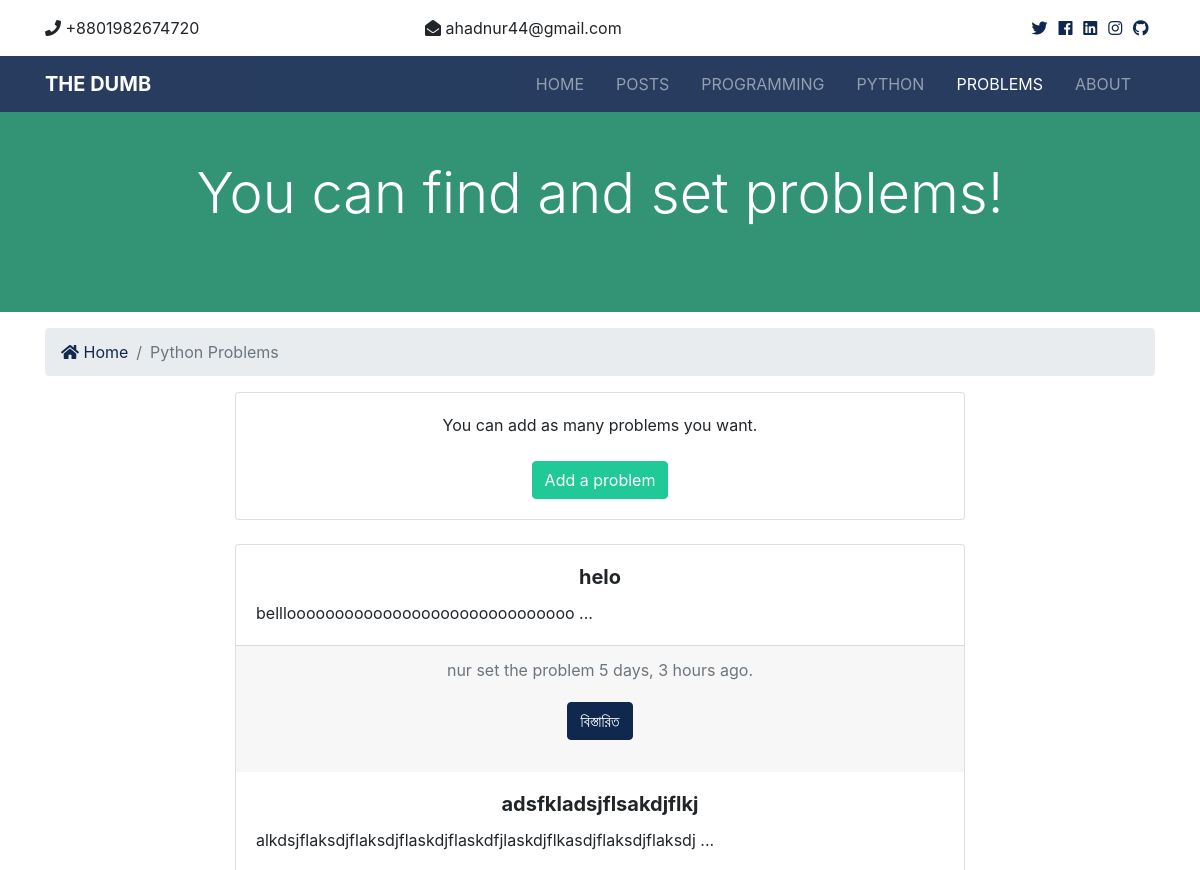
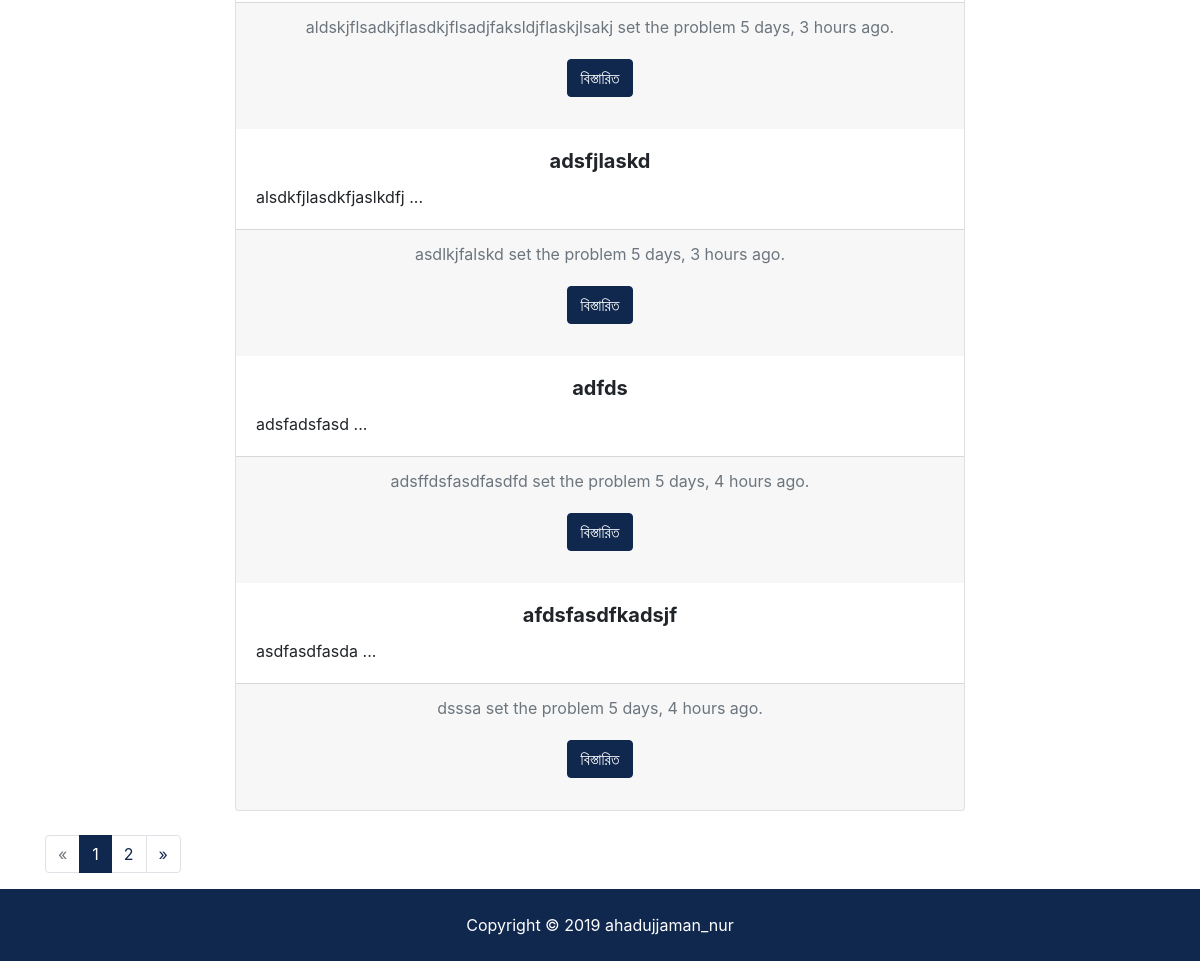
/problems/, run on an earlier commit of the app's database (2 pictures, top to bottom).
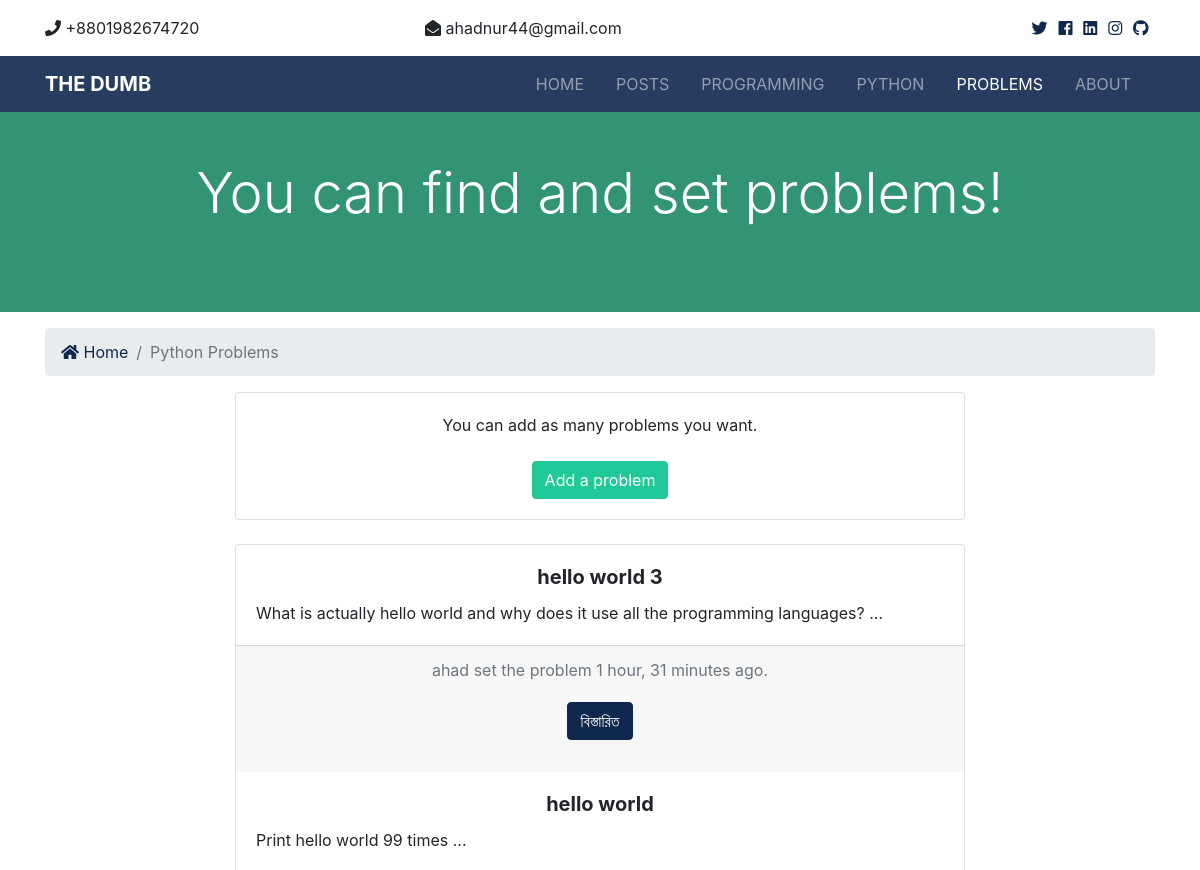
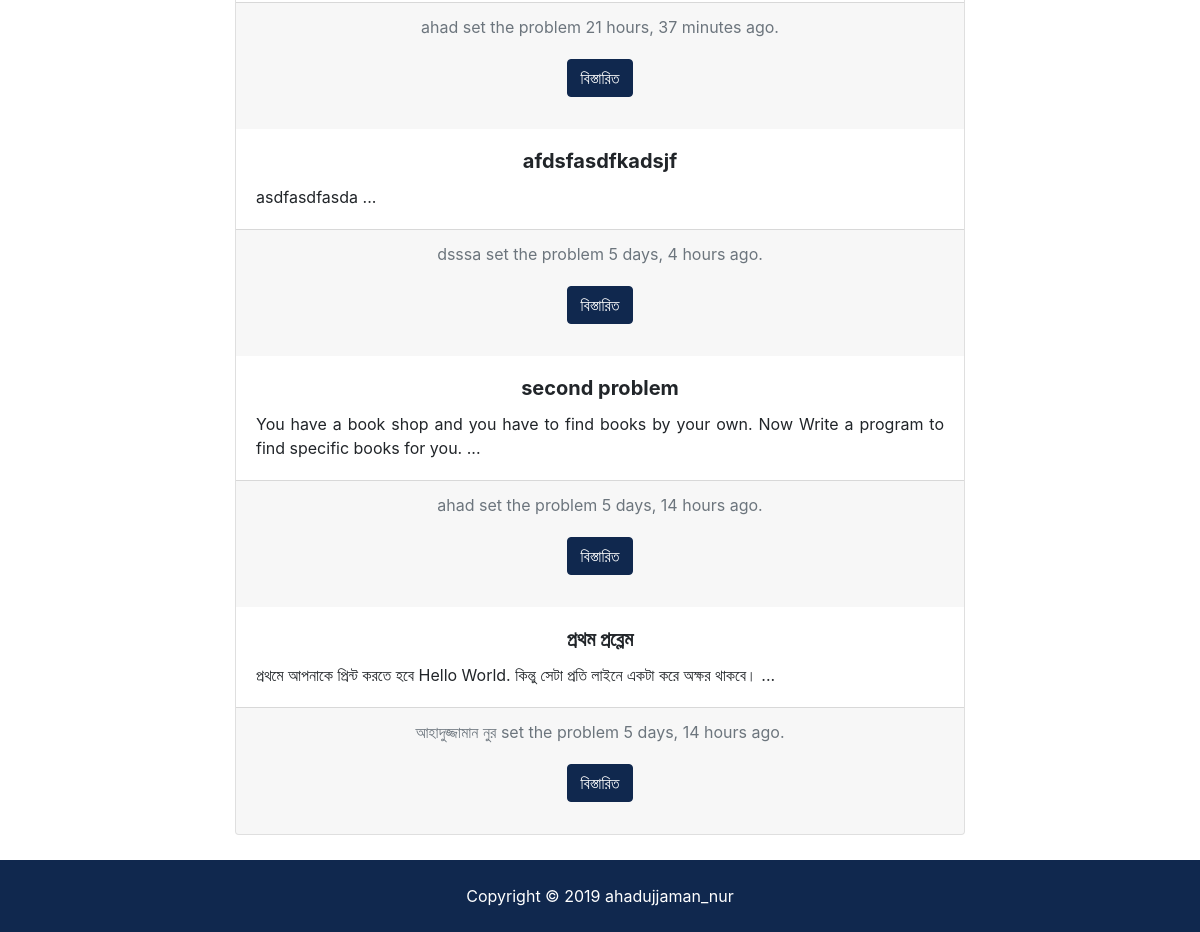
And on a later commit of the database (2 pictures, top to bottom).
### problem/models.py (models this page shows, shortened)
class Problem(models.Model):
    title = models.CharField(max_length=100)
    slug = models.SlugField(max_length=100, null=True, blank=True)
    body = models.TextField()
    problem_setter = models.CharField(max_length=100)
    time = models.DateTimeField(default=datetime.now, blank=True)
    def body_preview(self):
        return self.body[:250]

### problem/views.py (the view)
# urls.py: path('', views.index, name='index'),
def index(request):
    problems = Problem.objects.order_by('-time')
    paginator = Paginator(problems, 5)
    page = request.GET.get('page')
    paged_problems = paginator.get_page(page)
    context = {
        'problems': paged_problems
    }
    return render(request, 'problem/problems.html', context)

### templates/problem/problems.html (shortened to what this page needs)
{% extends 'base.html' %}
{% load humanize %}
{% block content %}
<section id="showcase-inner" class="py-5 text-white">
    <div class="container">
        <div class="row text-center">
            <div class="col-md-12">
                <h1 class="display-4">You can find and set problems!</h1>
            </div>
        </div>
    </div>
</section>
<section id="bc" class="mt-3">
    <div class="container">
        <nav aria-label="breadcrumb">
            <ol class="breadcrumb">
                <li class="breadcrumb-item">
                    <a href="{% url 'index' %}">
                        <i class="fas fa-home"></i> Home</a>
                </li>
                <li class="breadcrumb-item active">Python Problems</li>
            </ol>
        </nav>
    </div>
</section>
<div class="container">
    <div class="row">
        <div class="col-lg-8 col-md-10 mx-auto">
            <div class="card text-center">
                <div class="card-body">
                    <span>You can add as many problems you want.</span><br><br>
                    <a class="btn btn-success" href="{% url 'add_problem' %}">Add a problem</a>
                </div>
            </div>
            <br>
            <div class="card text-center">
                {% if problems %}
                {% for problem in problems %}
                <div class="card-body">
                    <h5 class="card-title"><b>{{ problem.title }}</b></h5>
                    <div align="justify">
                        <p class="card-text">{{ problem.body_preview | safe }} ...</p>
                    </div>
                </div>
                <div class="card-footer text-muted">
                    {{ problem.problem_setter }} set the problem {{ problem.time | timesince}} ago.
                    <div class="card-body">
                        <a href="{% url 'problem' problem.slug %}" class="btn btn-primary">বিস্তারিত</a>
                    </div>
                </div>
                {% endfor %}
                {% else %}
                <div class="card-body">
                    <h5 class="card-title">
                        No Problems Are Available!
                    </h5>
                </div>
                {% endif %}
            </div>
        </div>
    </div>
</div>
<br>
<div class="container">
    <div class="row">
        <div class="col-md-12">
            {% if problems.has_other_pages %}
            <ul class="pagination">
                {% if problems.has_previous %}
                <li class="page-item">
                    <a href="?page={{problems.previous_page_number}}" class="page-link">&laquo;</a>
                </li>
                {% else %}
                <li class="page-item disabled">
                    <a class="page-link">&laquo;</a>
                </li>
                {% endif %}
                {% for i in problems.paginator.page_range %}
                {% if problems.number == i %}
                <li class="page-item active">
                    <a class="page-link">{{i}}</a>
                </li>
                {% else %}
                <li class="page-item">
                    <a href="?page={{i}}" class="page-link">{{i}}</a>
                </li>
                {% endif %}
                {% endfor %}
                {% if problems.has_next %}
                <li class="page-item">
                    <a href="?page={{problems.next_page_number}}" class="page-link">&raquo;</a>
                </li>
                {% else %}
                <li class="page-item disabled">
                    <a class="page-link">&raquo;</a>
                </li>
                {% endif %}
            </ul>
            {% endif %}
        </div>
    </div>
</div>
{% endblock %}

What changed in the data, as far as the page shows it:
removed Problem: title "helo", body_preview "bellloooooooooooooooooooooooooooooo", problem_setter "nur", time "5 days, 3 hours"
removed Problem: title "adsfkladsjflsakdjflkj", body_preview "alkdsjflaksdjflaksdjflaskdjflaskdfjlaskdjflkasdjflaksdjflaksdj", problem_setter "aldskjflsadkjflasdkjflsadjfaksldjflaskjlsakj", time "5 days, 3 hours"
removed Problem: title "adsfjlaskd", body_preview "alsdkfjlasdkfjaslkdfj", problem_setter "asdlkjfalskd", time "5 days, 3 hours"
removed Problem: title "adfds", body_preview "adsfadsfasd", problem_setter "adsffdsfasdfasdfd", time "5 days, 4 hours"
added Problem: title "hello world 3", body_preview "What is actually hello world and why does it use all the programming languages?", problem_setter "ahad", time "1 hour, 31 minutes"
added Problem: title "hello world", body_preview "Print hello world 99 times", problem_setter "ahad", time "21 hours, 37 minutes"
now on this page (row edited): Problem: title "second problem", body_preview "You have a book shop and you have to find books by your own. Now Write a program to find specific books for you.", problem_setter "ahad", time "5 days, 14 hours"
now on this page (row edited): Problem: title "প্রথম প্রব্লেম", body_preview "প্রথমে আপনাকে প্রিন্ট করতে হবে Hello World. কিন্তু সেটা প্রতি লাইনে একটা করে অক্ষর থাকবে।", problem_setter "আহাদুজ্জামান নুর", time "5 days, 14 hours"
Also different on the page:
list line gone: "1"
list line gone: "2"
